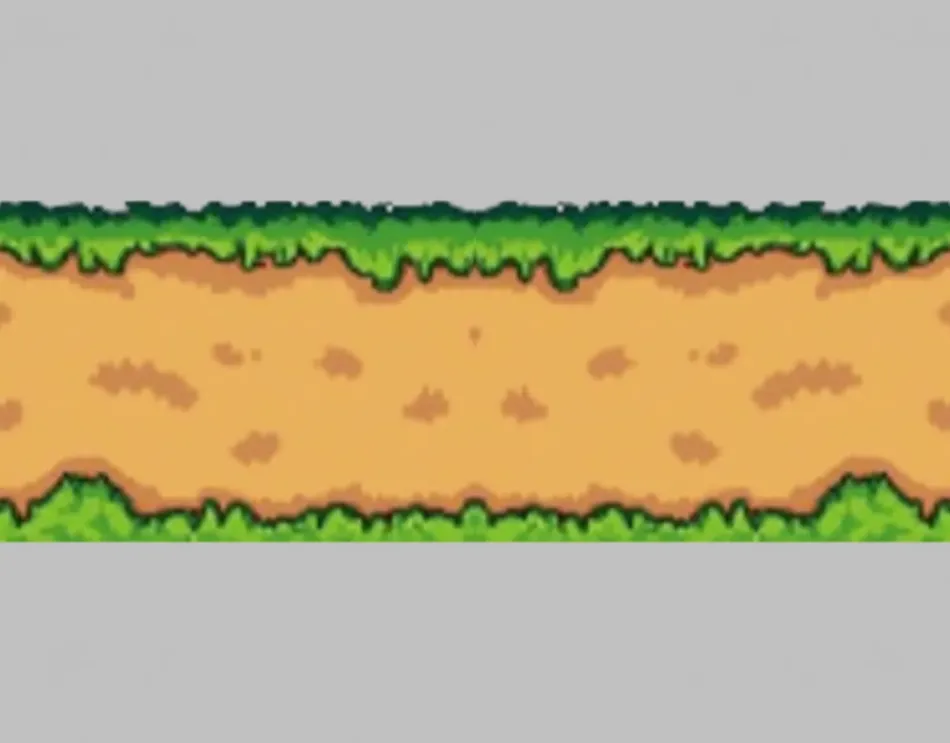
#> input picture assets/tile_road.webp, 950 x 743 px, shrunk from 1536 x 1201 before the run, found by its file name
$ python make_path_tile.py
#> lines starting #> are read from the running program, lines starting #| are printed output that depends on the picture; after the words box and inside, x2 and y2 are one past the last pixel; in counts of white or black regions, pixels touching at a corner belong together
"""Cut a tileable path surface out of the road tile.

    python tools/make_path_tile.py

`tile_road` is a picture OF a road: a sand strip with grass painted along both
edges and flat background above and below. Repeated along the journey it laid
those grass edges across the path every few metres, and stretched over one
length it smeared a single green band down the middle of the frame. Neither is
a road.

So the sand interior is cut out on its own. The rows are classified by hue —
sand against grass — and the largest run of sand rows is kept, inset a little
so no grass fringe survives. With mirrored wrapping in the renderer the crop
tiles seamlessly in both directions without any blending work here.

No generation: this is the existing tile, cropped.
"""

import pathlib

import numpy as np
from PIL import Image

ROOT = pathlib.Path(__file__).resolve().parent.parent
SRC = ROOT / "journey3" / "public" / "assets" / "tile_road.webp"
OUT = ROOT / "assets" / "tile_path.webp"
INSET = 0.13          # fraction of the band dropped at each edge, as insurance
                      # (0.06 still left flecks of the grass edge in the crop)
QUALITY = 88


def main():
    im = Image.open(SRC).convert("RGB")
#> im is the input picture: PIL image 950x743 RGB; mean R, G, B 187.1, 176.2, 139.6
    a = np.asarray(im).astype(np.float32) / 255.0
    r, g, b = a[..., 0], a[..., 1], a[..., 2]
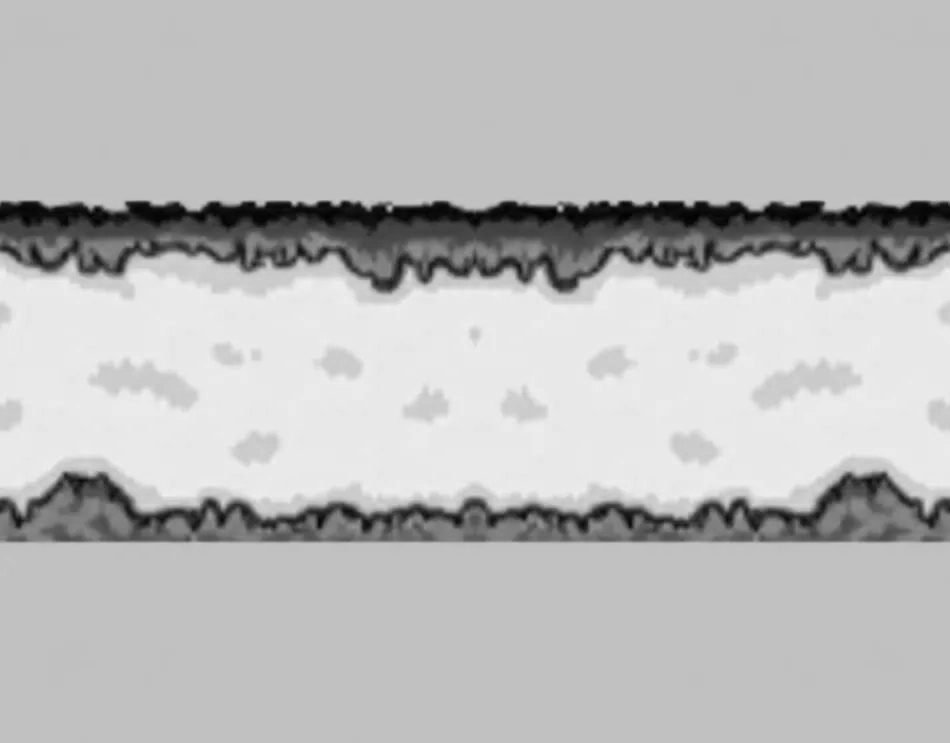
#> r: shape (743, 950) float32; min 0, max 0.937, mean 0.734
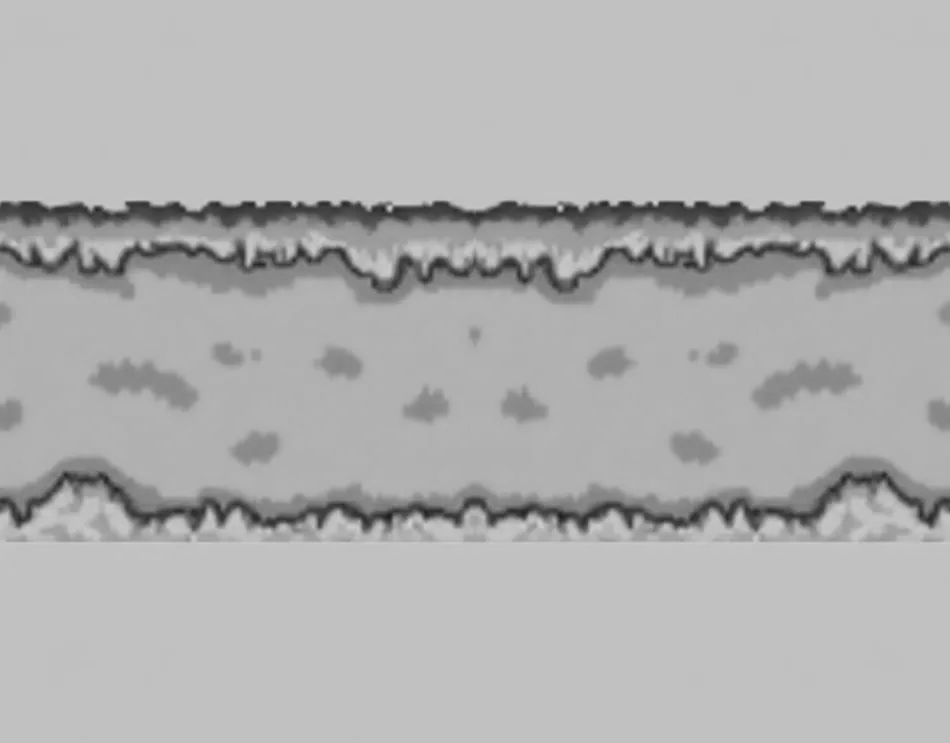
#> g: shape (743, 950) float32; min 0.106, max 0.816, mean 0.691
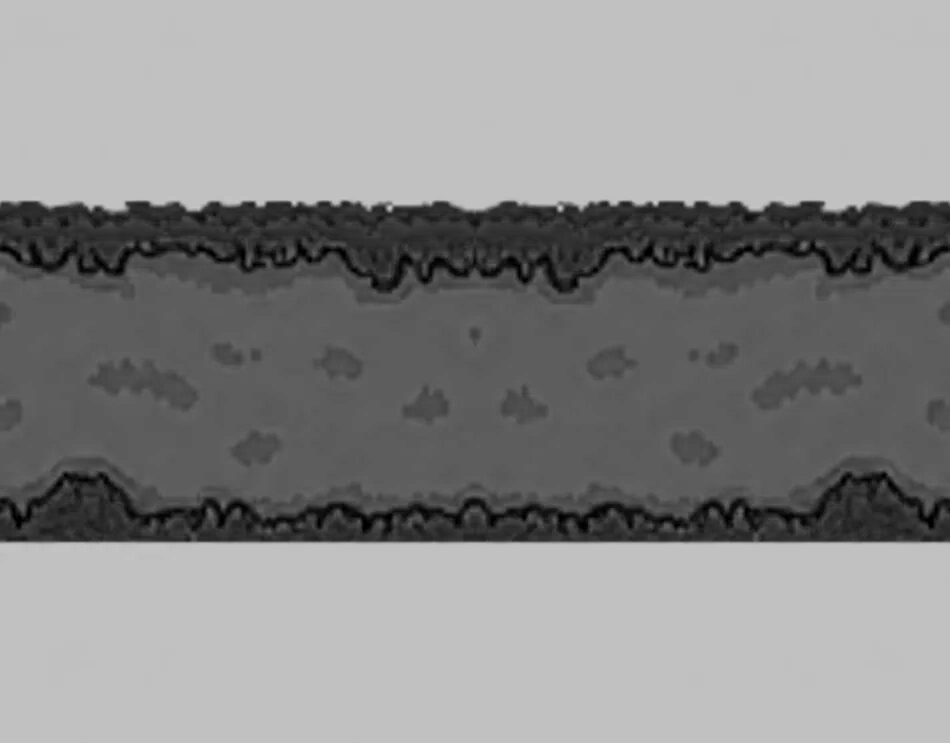
#> b: shape (743, 950) float32; min 0, max 0.804, mean 0.547
    mx, mn = a.max(-1), a.min(-1)
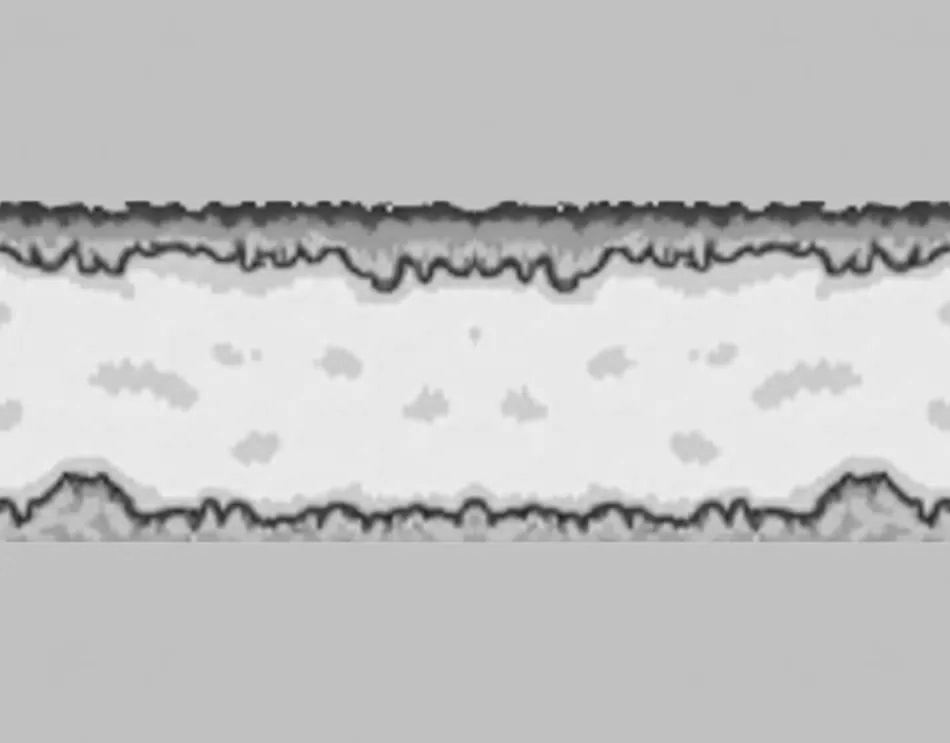
#> mx: shape (743, 950) float32; min 0.106, max 0.937, mean 0.763
    sand = (r > g) & (g > b) & (mx > 0.35) & ((mx - mn) > 0.10)
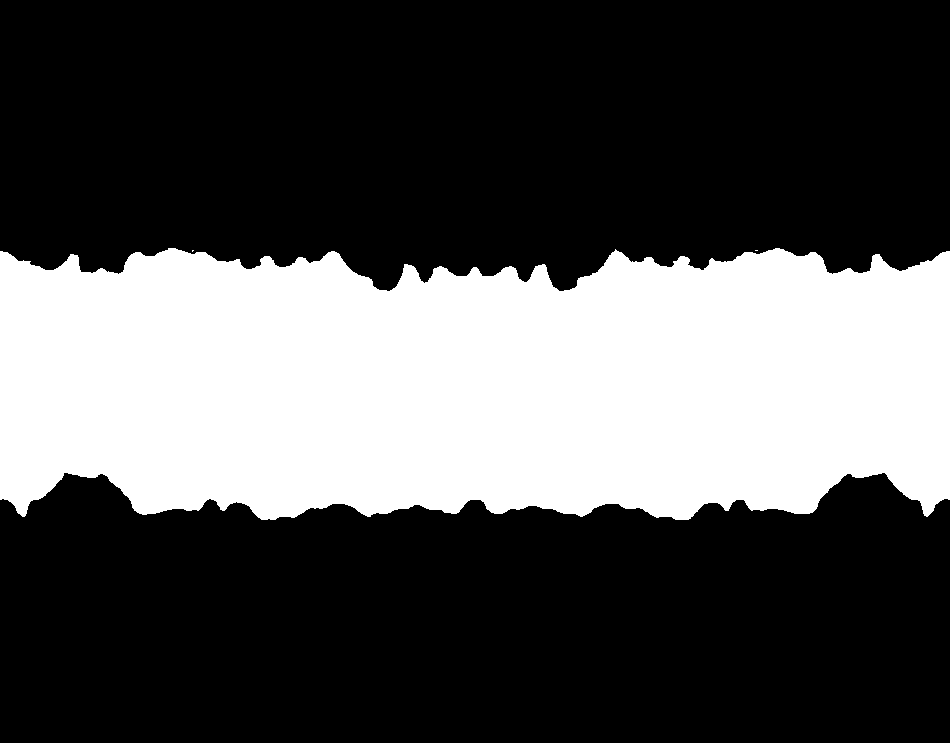
#> sand: shape (743, 950) bool; 32.3% white; 3 white regions (2 under 20 px), largest, box (x1, y1, x2, y2) and area: (0, 248, 950, 520) 227969
    share = sand.mean(axis=1)
#> share = 743 values, max 1 at index 291, min 0 at index 0, mean 0.323

    # longest run of rows that are mostly sand
    rows = share > 0.6
    best = (0, 0)
    i = 0
    while i < len(rows):
        if rows[i]:
            j = i
            while j < len(rows) and rows[j]:
                j += 1
            if j - i > best[1] - best[0]:
                best = (i, j)
            i = j
        else:
            i += 1
#> after the loop, best = (267, 506); i = 743; j = 506
    y0, y1 = best
#> y0 = 267; y1 = 506
    if y1 - y0 < 16:
        raise SystemExit("не нашёл песчаную полосу в tile_road")
    pad = int((y1 - y0) * INSET)
#> pad = 31
    y0, y1 = y0 + pad, y1 - pad
#> y0 = 298; y1 = 475

    # the same treatment across, in case the strip does not span the full width
    cols = sand[y0:y1].mean(axis=0) > 0.6
    xs = np.where(cols)[0]
#> xs = 950 values from 0 to 949
    x0, x1 = (int(xs.min()), int(xs.max()) + 1) if len(xs) else (0, im.width)
#> x0 = 0; x1 = 950
    padx = int((x1 - x0) * INSET)
#> padx = 123
    x0, x1 = x0 + padx, x1 - padx
#> x0 = 123; x1 = 827

    crop = im.crop((x0, y0, x1, y1))
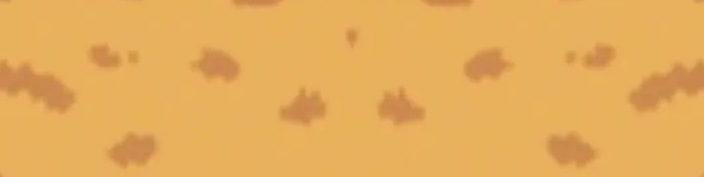
#> crop: PIL image 704x177 RGB; mean R, G, B 229.7, 172.9, 91.2
    crop.save(OUT, quality=QUALITY, method=6)
    print(f"{SRC.name} {im.size} -> {OUT.name} {crop.size} "
          f"(строки {y0}..{y1}, столбцы {x0}..{x1})")
#| tile_road.webp (950, 743) -> tile_path.webp (704, 177) (строки 298..475, столбцы 123..827)
    print("рендер обязан включить MirroredRepeatWrapping — иначе будет шов")


if __name__ == "__main__":
    main()
